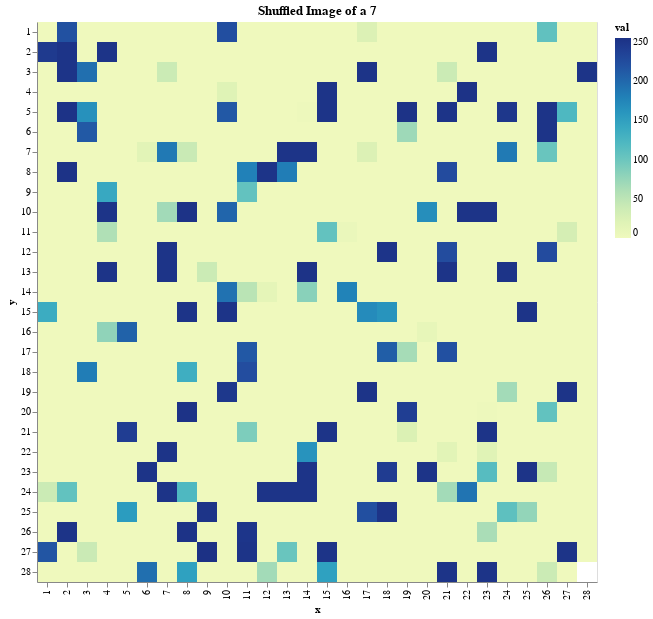

Source (notebook cell):
### Code cell
im = draw_image(15, shuffle=True)
im

### Figure 1 — Vega-Lite specification as saved in the notebook (floating-point values rounded to 4 significant figures; data arrays with more than 128 entries replaced by an {"elided": "..."} marker saying what was removed)
{"config": {"view": {"continuousWidth": 400, "continuousHeight": 300}}, "data": {"name": "data-111b5230d63953403a60cf1c58c63bde"}, "mark": "rect", "encoding": {"color": {"type": "quantitative", "field": "val"}, "fill": {"type": "quantitative", "field": "val"}, "tooltip": [{"type": "quantitative", "field": "x"}, {"type": "quantitative", "field": "y"}, {"type": "quantitative", "field": "val"}], "x": {"type": "ordinal", "field": "x"}, "y": {"type": "ordinal", "field": "y"}}, "title": "Shuffled Image of a 7", "$schema": "https://vega.github.io/schema/vega-lite/v4.8.1.json", "datasets": {"data-111b5230d63953403a60cf1c58c63bde": {"elided": "784 records"}}}
